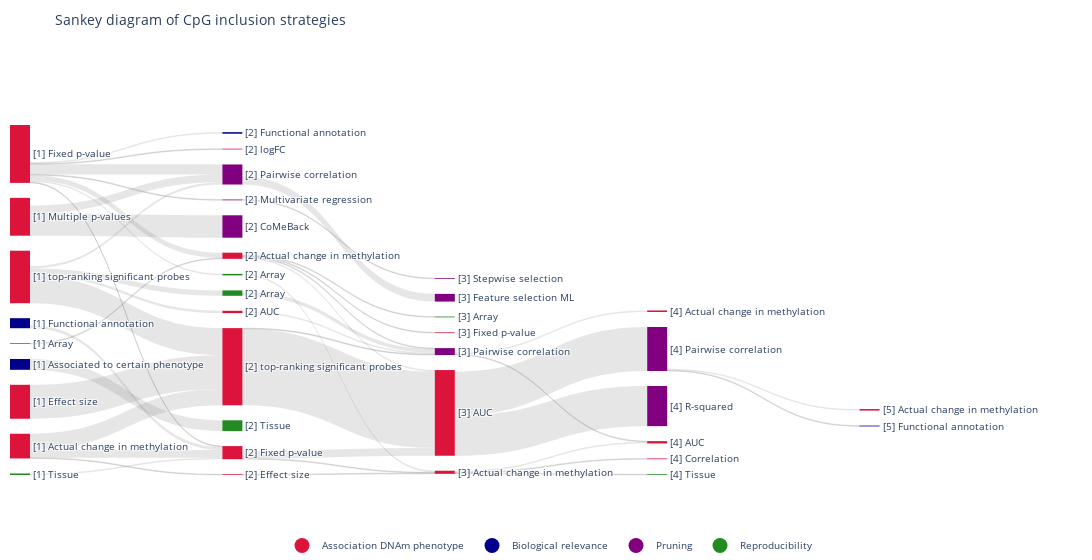

The cell this chart's notebook holds for it:
### Code cell
import plotly.graph_objects as go


steps = ['Including_CpGs_1', 'Including_CpGs_2', 'Including_CpGs_3', 'Including_CpGs_4', 'Including_CpGs_5']

# Define colors 
color_dict = {'Association DNAm phenotype ': 'crimson',
              'Biological relevance ': 'darkblue',
              'Pruning ': 'purple',
              'Reproducibility ': 'forestgreen',}

colors = dict()
order = dict()

for step in steps:
    strategies = mps_table[step].dropna().str.split('|', expand=True)[[0, 1, 2]]
    counts = pd.DataFrame(strategies[[0,1]].value_counts(dropna=False)).reset_index()
    order[step] = counts[1].to_list()
    for i, row in counts.iterrows():
        if row[1] not in colors.keys():
            colors[row[1]] = color_dict[row[0]] if row[0] in color_dict else 'gray'

# Extract the second level strategy label
df = pd.DataFrame({step: mps_table[step].str.split('|', expand=True)[1] for step in steps})

# Remove empty rows and replace NAs with empty strings
df = df[~df.isna().all(axis=1)]
df = df.fillna('')
df['dummy'] = '' # Add dummy column so that labels on the last step are displayed on the right

steps = df.columns.tolist() # add "dummy" to the steps list

# Build node labels and their x positions
labels = []
xpos = []
step_label_map = {}  # step index -> {label: node_index}
n_steps = len(steps)
for i, step in enumerate(steps):
    step_labels = df[step].unique().astype(str)
    step_map = {}
    for l in step_labels:
        label = f"[{i+1}]{l}" # Not necessary but useful for debugging
        labels.append(label)
        xpos.append(i / (n_steps - 1) if n_steps > 1 else 0)
        step_map[l] = len(labels) - 1
    step_label_map[i] = step_map

# Build links between steps
sources = []
targets = []
values = []
for i in range(len(steps)-1):
    left = df[steps[i]].astype(str)
    right = df[steps[i+1]].astype(str)
    links = pd.DataFrame({'source': left, 'target': right})
    
    counts = links.value_counts().reset_index(name='count')
    for _, row in counts.iterrows():
        if row['source'] in step_label_map[i] and row['target'] in step_label_map[i+1]:
            src_idx = step_label_map[i][row['source']]
            tgt_idx = step_label_map[i+1][row['target']]
            sources.append(src_idx)
            targets.append(tgt_idx)
            values.append(row['count'])

# Set empty noted to transparent (note: cannot remove them from the plot because the positions are messed up otherwise)
node_labels = []
node_colors = []
hidden_indices = set()
for i, label in enumerate(labels):
    if len(label) < 4: # empty label
        node_colors.append('rgba(0,0,0,0)')  # transparent
        node_labels.append('')
        hidden_indices.add(i)
    else:
        node_colors.append(colors[label.split(']')[1]])
        node_labels.append(label)

# Assign link colors: transparent if source or target is hidden, else a visible color
link_colors = []
link_hovertemplate = []
for s, t in zip(sources, targets):
    if s in hidden_indices or t in hidden_indices:
        link_colors.append('rgba(0,0,0,0)')  # transparent
        link_hovertemplate.append(' ')  # No hover text
    else:
        link_colors.append('rgba(128,128,128,0.2)')  # get with 50% transparency
        link_hovertemplate.append(f"%{node_labels[s]} → {node_labels[t]}<extra></extra>")


# Plotly Sankey
fig = go.Figure(data=[go.Sankey(
    node=dict(pad=15, thickness=20, x=xpos,
              label=node_labels,
              color=node_colors,
              line=dict(width=0),),
    link=dict(source=sources,
              target=targets,
              value=values,
              color=link_colors,
              hovertemplate=[''],))])

# Add legend (i.e. invisible scatter traces)
for label, color in color_dict.items():
    fig.add_trace(go.Scatter(x=[None], y=[None], mode='markers',
                             marker=dict(size=15, color=color),
                             legendgroup=label,
                             showlegend=True,
                             name=label,))

fig.update_layout(title_text='Sankey diagram of CpG inclusion strategies',
                  font_size=10,
                  width=1100, 
                  plot_bgcolor='white', paper_bgcolor='white',
                  xaxis=dict(showgrid=False, zeroline=False, showticklabels=False),
                  yaxis=dict(showgrid=False, zeroline=False, showticklabels=False),
                  margin=dict(l=10, r=0, t=50, b=0),
                  legend=dict(orientation='h',
                              y=-0.2, yanchor='bottom', # Move legend below the plot
                              x=0.5, xanchor="center",))

# fig.write_image("../static_output/Figure4A.png", scale=2)

### Figure 1 — Plotly figure (JSON) as saved in the notebook; plotly's stock layout.template omitted (floating-point values rounded to 4 significant figures)
{"data": [{"link": {"color": ["rgba(0,0,0,0)", "rgba(128,128,128,0.2)", "rgba(128,128,128,0.2)", "rgba(128,128,128,0.2)", "rgba(128,128,128,0.2)", "rgba(0,0,0,0)", "rgba(128,128,128,0.2)", "rgba(128,128,128,0.2)", "rgba(128,128,128,0.2)", "rgba(128,128,128,0.2)", "rgba(0,0,0,0)", "rgba(0,0,0,0)", "rgba(128,128,128,0.2)", "rgba(128,128,128,0.2)", "rgba(128,128,128,0.2)", "rgba(128,128,128,0.2)", "rgba(128,128,128,0.2)", "rgba(128,128,128,0.2)", "rgba(128,128,128,0.2)", "rgba(128,128,128,0.2)", "rgba(128,128,128,0.2)", "rgba(128,128,128,0.2)", "rgba(128,128,128,0.2)", "rgba(128,128,128,0.2)", "rgba(128,128,128,0.2)", "rgba(128,128,128,0.2)", "rgba(0,0,0,0)", "rgba(0,0,0,0)", "rgba(0,0,0,0)", "rgba(0,0,0,0)", "rgba(128,128,128,0.2)", "rgba(128,128,128,0.2)", "rgba(0,0,0,0)", "rgba(128,128,128,0.2)", "rgba(0,0,0,0)", "rgba(0,0,0,0)", "rgba(128,128,128,0.2)", "rgba(128,128,128,0.2)", "rgba(128,128,128,0.2)", "rgba(0,0,0,0)", "rgba(0,0,0,0)", "rgba(128,128,128,0.2)", "rgba(128,128,128,0.2)", "rgba(128,128,128,0.2)", "rgba(128,128,128,0.2)", "rgba(128,128,128,0.2)", "rgba(128,128,128,0.2)", "rgba(0,0,0,0)", "rgba(128,128,128,0.2)", "rgba(0,0,0,0)", "rgba(128,128,128,0.2)", "rgba(128,128,128,0.2)", "rgba(0,0,0,0)", "rgba(0,0,0,0)", "rgba(0,0,0,0)", "rgba(128,128,128,0.2)", "rgba(128,128,128,0.2)", "rgba(128,128,128,0.2)", "rgba(128,128,128,0.2)", "rgba(0,0,0,0)", "rgba(0,0,0,0)", "rgba(128,128,128,0.2)", "rgba(0,0,0,0)", "rgba(0,0,0,0)", "rgba(0,0,0,0)", "rgba(0,0,0,0)", "rgba(0,0,0,0)", "rgba(0,0,0,0)", "rgba(128,128,128,0.2)", "rgba(0,0,0,0)", "rgba(128,128,128,0.2)", "rgba(0,0,0,0)", "rgba(0,0,0,0)", "rgba(0,0,0,0)", "rgba(0,0,0,0)"], "hovertemplate": [""], "source": [1, 3, 4, 0, 2, 4, 8, 1, 2, 0, 0, 5, 1, 4, 5, 4, 4, 7, 1, 1, 2, 6, 1, 1, 1, 11, 10, 9, 14, 21, 14, 12, 12, 19, 13, 22, 15, 13, 16, 19, 16, 13, 13, 13, 17, 12, 20, 18, 11, 23, 24, 24, 28, 26, 24, 26, 25, 25, 25, 29, 27, 26, 30, 31, 32, 33, 34, 36, 32, 35, 32, 37, 38, 40, 39], "target": [10, 11, 11, 9, 11, 10, 21, 14, 12, 14, 10, 10, 13, 19, 12, 14, 16, 12, 22, 15, 17, 13, 18, 12, 20, 24, 23, 23, 23, 23, 28, 24, 23, 26, 23, 23, 25, 24, 26, 23, 23, 26, 29, 27, 25, 25, 30, 23, 26, 31, 32, 33, 31, 31, 31, 36, 34, 35, 37, 31, 31, 34, 31, 38, 38, 38, 38, 38, 40, 38, 39, 38, 41, 41, 41], "value": [48, 44, 35, 29, 21, 20, 14, 13, 10, 10, 10, 9, 7, 7, 4, 3, 3, 2, 2, 2, 1, 1, 1, 1, 1, 99, 87, 29, 16, 14, 10, 10, 6, 5, 3, 2, 2, 2, 2, 2, 1, 1, 1, 1, 1, 1, 1, 1, 1, 161, 57, 52, 10, 6, 2, 2, 2, 1, 1, 1, 1, 1, 1, 182, 54, 52, 3, 2, 2, 1, 1, 1, 295, 2, 1]}, "node": {"color": ["crimson", "crimson", "crimson", "crimson", "crimson", "darkblue", "forestgreen", "forestgreen", "darkblue", "purple", "rgba(0,0,0,0)", "crimson", "crimson", "crimson", "purple", "forestgreen", "crimson", "crimson", "crimson", "forestgreen", "purple", "forestgreen", "darkblue", "rgba(0,0,0,0)", "crimson", "crimson", "purple", "forestgreen", "purple", "crimson", "purple", "rgba(0,0,0,0)", "purple", "purple", "crimson", "crimson", "crimson", "forestgreen", "rgba(0,0,0,0)", "darkblue", "crimson", "rgba(0,0,0,0)"], "label": ["[1] Multiple p-values ", "[1] Fixed p-value ", "[1] Actual change in methylation ", "[1] Effect size", "[1] top-ranking significant probes ", "[1] Functional annotation ", "[1] Array", "[1] Tissue ", "[1] Associated to certain phenotype ", "[2] CoMeBack", "", "[2] top-ranking significant probes ", "[2] Fixed p-value ", "[2] Actual change in methylation ", "[2] Pairwise correlation ", "[2] Array", "[2] AUC ", "[2] Effect size ", "[2] logFC ", "[2] Array ", "[2] Multivariate regression ", "[2] Tissue ", "[2] Functional annotation ", "", "[3] AUC ", "[3] Actual change in methylation ", "[3] Pairwise correlation ", "[3] Array", "[3] Feature selection ML", "[3] Fixed p-value ", "[3] Stepwise selection", "", "[4] Pairwise correlation ", "[4] R-squared ", "[4] AUC ", "[4] Correlation ", "[4] Actual change in methylation ", "[4] Tissue ", "", "[5] Functional annotation ", "[5] Actual change in methylation ", ""], "line": {"width": 0}, "pad": 15, "thickness": 20, "x": [0, 0, 0, 0, 0, 0, 0, 0, 0, 0.2, 0.2, 0.2, 0.2, 0.2, 0.2, 0.2, 0.2, 0.2, 0.2, 0.2, 0.2, 0.2, 0.2, 0.4, 0.4, 0.4, 0.4, 0.4, 0.4, 0.4, 0.4, 0.6, 0.6, 0.6, 0.6, 0.6, 0.6, 0.6, 0.8, 0.8, 0.8, 1]}, "type": "sankey"}, {"legendgroup": "Association DNAm phenotype ", "marker": {"color": "crimson", "size": 15}, "mode": "markers", "name": "Association DNAm phenotype ", "showlegend": true, "type": "scatter", "x": [null], "y": [null]}, {"legendgroup": "Biological relevance ", "marker": {"color": "darkblue", "size": 15}, "mode": "markers", "name": "Biological relevance ", "showlegend": true, "type": "scatter", "x": [null], "y": [null]}, {"legendgroup": "Pruning ", "marker": {"color": "purple", "size": 15}, "mode": "markers", "name": "Pruning ", "showlegend": true, "type": "scatter", "x": [null], "y": [null]}, {"legendgroup": "Reproducibility ", "marker": {"color": "forestgreen", "size": 15}, "mode": "markers", "name": "Reproducibility ", "showlegend": true, "type": "scatter", "x": [null], "y": [null]}], "layout": {"font": {"size": 10}, "legend": {"orientation": "h", "x": 0.5, "xanchor": "center", "y": -0.2, "yanchor": "bottom"}, "margin": {"b": 0, "l": 10, "r": 0, "t": 50}, "paper_bgcolor": "white", "plot_bgcolor": "white", "title": {"text": "Sankey diagram of CpG inclusion strategies"}, "width": 1100, "xaxis": {"showgrid": false, "showticklabels": false, "zeroline": false}, "yaxis": {"showgrid": false, "showticklabels": false, "zeroline": false}}}
